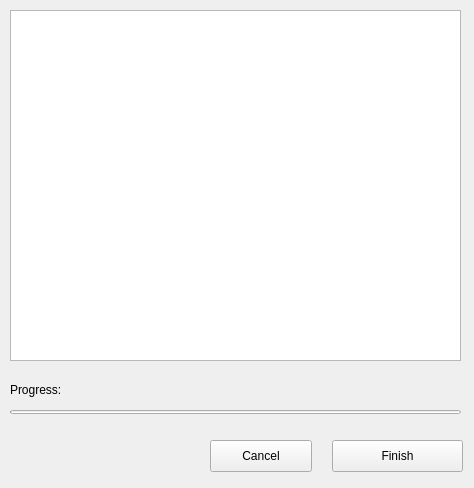
<?xml version="1.0" encoding="UTF-8"?>
<ui version="4.0">
 <class>Form</class>
 <widget class="QWidget" name="Form">
  <property name="geometry">
   <rect>
    <x>0</x>
    <y>0</y>
    <width>474</width>
    <height>488</height>
   </rect>
  </property>
  <property name="windowTitle">
   <string>Form</string>
  </property>
  <widget class="TextEdit" name="TextEdit">
   <property name="geometry">
    <rect>
     <x>10</x>
     <y>10</y>
     <width>451</width>
     <height>351</height>
    </rect>
   </property>
  </widget>
  <widget class="ProgressBar" name="ProgressBar">
   <property name="geometry">
    <rect>
     <x>10</x>
     <y>410</y>
     <width>451</width>
     <height>4</height>
    </rect>
   </property>
  </widget>
  <widget class="StrongBodyLabel" name="StrongBodyLabel">
   <property name="geometry">
    <rect>
     <x>10</x>
     <y>380</y>
     <width>111</width>
     <height>19</height>
    </rect>
   </property>
   <property name="text">
    <string>Progress:</string>
   </property>
  </widget>
  <widget class="PrimaryPushButton" name="PrimaryPushButton">
   <property name="geometry">
    <rect>
     <x>332</x>
     <y>440</y>
     <width>131</width>
     <height>32</height>
    </rect>
   </property>
   <property name="text">
    <string>Finish</string>
   </property>
  </widget>
  <widget class="PushButton" name="PushButton">
   <property name="geometry">
    <rect>
     <x>210</x>
     <y>440</y>
     <width>102</width>
     <height>32</height>
    </rect>
   </property>
   <property name="text">
    <string>Cancel</string>
   </property>
  </widget>
 </widget>
 <customwidgets>
  <customwidget>
   <class>PushButton</class>
   <extends>QPushButton</extends>
   <header>qfluentwidgets</header>
  </customwidget>
  <customwidget>
   <class>PrimaryPushButton</class>
   <extends>PushButton</extends>
   <header>qfluentwidgets</header>
  </customwidget>
  <customwidget>
   <class>StrongBodyLabel</class>
   <extends>QLabel</extends>
   <header>qfluentwidgets</header>
  </customwidget>
  <customwidget>
   <class>ProgressBar</class>
   <extends>QProgressBar</extends>
   <header>qfluentwidgets</header>
  </customwidget>
  <customwidget>
   <class>TextEdit</class>
   <extends>QTextEdit</extends>
   <header>qfluentwidgets</header>
  </customwidget>
 </customwidgets>
 <resources/>
 <connections/>
</ui>
